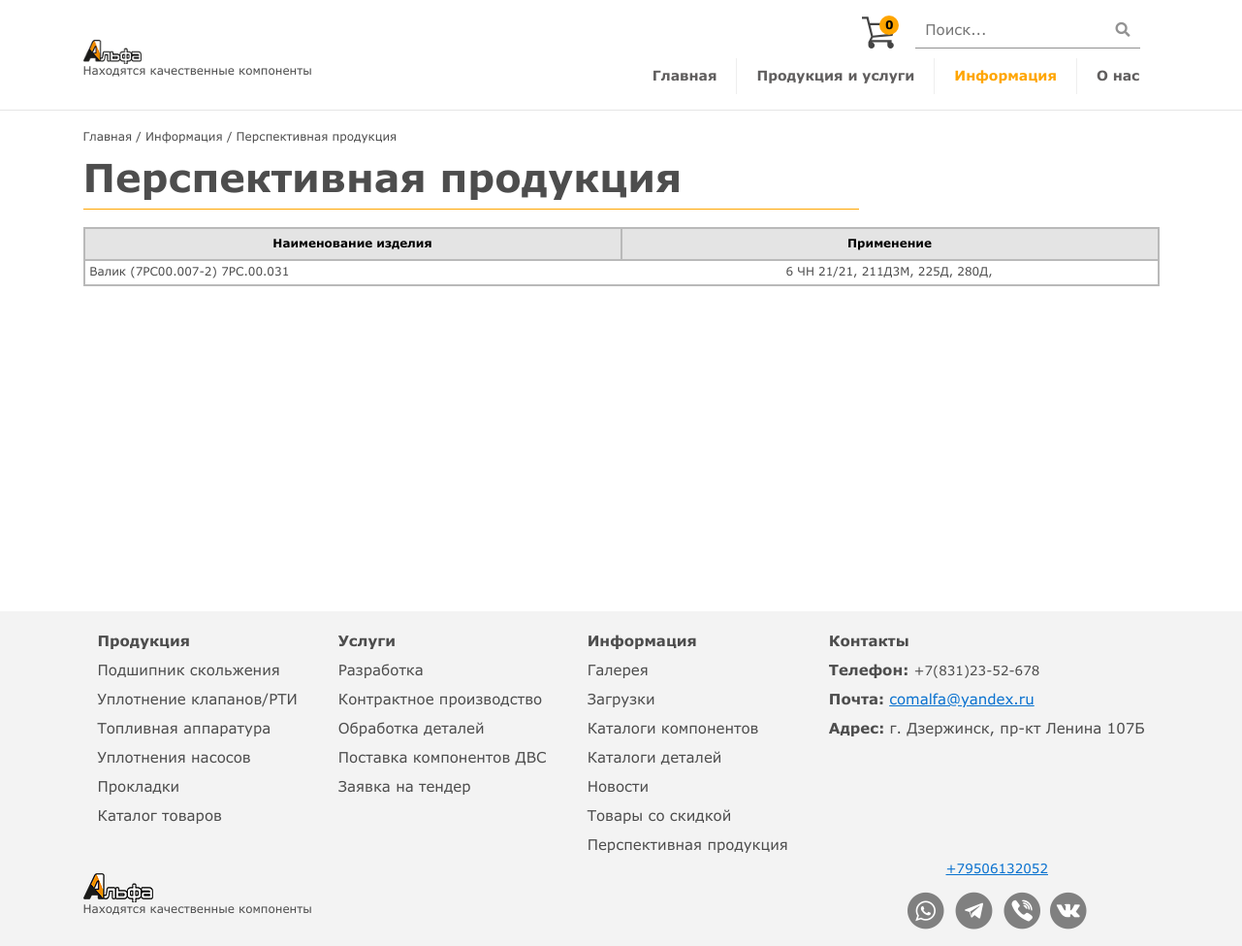
The app's page /perspective/ with its own data.
### main/models.py (models this page shows, shortened)
class MainGoods(models.Model):
    def get_image_path(self, filename):
        ext = filename.split('.')[-1]
        path = ''.join(["MainGoods_images/",translit.slugify(filename.strip()),'.',ext])
        return path
    GOOD_TYPES = (
        ('Подшипники', 'Подшипники'),
        ('Уплотнение клапанов', 'Уплотнение клапанов'),
        ('Компоненты впрыска', 'Компоненты впрыска'),
        ('Торцевые уплотнения', 'Торцевые уплотнения'),
        ('Прокладки', 'Прокладки'),
        ('Другое', 'Другое'),
    )
    STATUS_TYPES = (
        ('Готов', 'Готов'),
        ('В перспективе', 'В перспективе'),
        ('Удалено', 'Удалено'),
    )
    name = models.CharField(max_length = 200, verbose_name='Название', blank=True)
    mark = models.CharField(max_length = 200, verbose_name='Маркировка', blank=True)
    status = models.CharField(max_length = 200, verbose_name='Статус товара', choices=STATUS_TYPES, blank=True)
    type = models.CharField(max_length = 200, verbose_name='Тип товара', choices=GOOD_TYPES, blank=True)
    using = models.CharField(max_length = 1500, verbose_name='Применение', blank=True)
    catalogs = models.CharField(max_length = 1500, verbose_name='Каталог деталей', blank=True)
    material = models.CharField(max_length = 200, verbose_name='Материал', blank=True)
    weight = models.CharField(max_length = 200, verbose_name='Вес', blank=True)
    analog = models.CharField(max_length = 400, verbose_name='Аналоги', blank=True)
    length = models.CharField(max_length = 400, verbose_name='Размер(мм)', blank=True)
    quantity_pack = models.CharField(max_length = 200, verbose_name='Кол-во в упаковке', blank=True)
    manufactur = models.CharField(max_length = 200, verbose_name='Изготовитель', blank=True)
    package = models.CharField(max_length = 2000, verbose_name='Состав комплекта', blank=True)
    note = models.CharField(max_length = 2000, verbose_name='Примечание', blank=True)
    quantity = models.CharField(max_length = 10, verbose_name='Количество на складе', blank=True)
    price = models.CharField(max_length = 200, verbose_name='Цена без НДС', blank=True)
    discount = models.CharField(max_length = 20, verbose_name='Скидка (%)', blank=True)
    cost = models.CharField(max_length = 200, verbose_name='Цена со скидкой', blank=True)
    img = models.ImageField(upload_to=get_image_path, default='good_def_image.jpeg', verbose_name='Изображение', blank=True)
    class Meta:
        verbose_name = u'Товары'
        verbose_name_plural = u'Товары'

### main/views.py (the view)
# urls.py: path('perspective/', views.perspective, name='perspective'),
def perspective(request):
    context = {}
    context['perspective'] = MainGoods.objects.filter(status='В перспективе')
    for item_use in context['perspective']:
        usingWithUrl = []
        for item in item_use.using.split(','):
            nameAndUrl = item.split(":")
            if(len(nameAndUrl) > 1):
                usingWithUrl.append({nameAndUrl[0]:nameAndUrl[1]})
            else:
                usingWithUrl.append({nameAndUrl[0]:''})
        item_use.usingUrl = usingWithUrl
    return render(request, 'perspective.html', context)

### main/templates/perspective.html (shortened to what this page needs)
{% extends "base.html" %}
{% load static %}
{% block content %}
<div class="container">
    <div class="breadcrumbs">
        <a href="/">Главная</a> / Информация / Перспективная продукция
    </div>
</div>
<div class="container">
    <h1>Перспективная продукция</h1><span class="line" style="width: 800px;"></span>
    <br>
    <div class="table-overflow__wrapper">
        <table class="table table-hover table-sm">
            <thead>
                <tr>
                    <th scope="col" style="width: 50%;">Наименование изделия</th>
                    <th scope="col" style="width: 50%; text-align: center;">Применение</th>
                </tr>
            </thead>
            <tbody>
                {% for item in perspective %}
                <tr>
                    <td>{{ item.name }} {{item.mark}}</td>
                    <td style="text-align: center;">
                        {% for use in item.usingUrl %}
                        {% for key, value in use.items %}
                        {% if value != '' %}
                        <a href="{{value}}">{{key}}</a>,
                        {% else %}
                        {% if key == key|last %}
                        {{key}}
                        {% else %}
                        {{key}},
                        {% endif %}
                        {% endif %}
                        {% endfor %}
                        {% endfor %}</td>
                </tr>
                {% endfor %}
            </tbody>
        </table>
    </div>
</div>
{% endblock content %}

### static/css/style.css (style rules this page uses)
body { font-family: Verdana; font-size: 15px; color: #4D4D4D; line-height: 1.2; }
h1 { padding-top: 10px; font-size: 40px; font-weight: bold; }
.table { font-size: 12px; }
.line { display: block; border-bottom: 1px solid orange; width: 500px; height: 2px; }
thead tr { background-color: rgb(73, 73, 73); color: black; }
thead th { padding: 8px!important; vertical-align: inherit!important; background-color: rgb(228, 228, 228); border: 2px solid rgb(185, 185, 185)!important; margin: 2px; color: black; text-align: center!important; }
tbody { border: 2px solid rgb(185, 185, 185)!important; }
.breadcrumbs { display: inline; font-size: 12px; }
.breadcrumbs a { text-decoration: none; color: #4D4D4D; }

### records on screen
MainGoods: name "Валик (7РС00.007-2)", mark "7РС.00.031", use "6 ЧН 21/21" "211Д3М" "225Д" "280Д"
